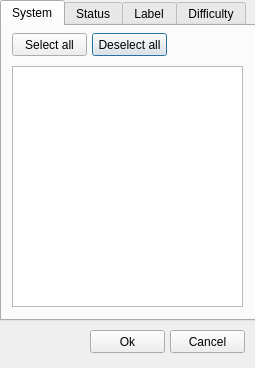
<?xml version="1.0" encoding="UTF-8"?>
<ui version="4.0">
 <class>FilterDialog</class>
 <widget class="QDialog" name="FilterDialog">
  <property name="geometry">
   <rect>
    <x>0</x>
    <y>0</y>
    <width>255</width>
    <height>368</height>
   </rect>
  </property>
  <property name="minimumSize">
   <size>
    <width>255</width>
    <height>368</height>
   </size>
  </property>
  <property name="maximumSize">
   <size>
    <width>255</width>
    <height>368</height>
   </size>
  </property>
  <property name="windowTitle">
   <string>Filter</string>
  </property>
  <property name="windowIcon">
   <iconset resource="../icons/app_icon.qrc">
    <normaloff>:/app_icon/shelf.png</normaloff>:/app_icon/shelf.png</iconset>
  </property>
  <widget class="QTabWidget" name="tabCategory">
   <property name="geometry">
    <rect>
     <x>0</x>
     <y>0</y>
     <width>401</width>
     <height>321</height>
    </rect>
   </property>
   <property name="tabShape">
    <enum>QTabWidget::Rounded</enum>
   </property>
   <property name="currentIndex">
    <number>0</number>
   </property>
   <widget class="QWidget" name="tabSystem">
    <attribute name="title">
     <string>System</string>
    </attribute>
    <widget class="QPushButton" name="pushButtonDeselectAllSystem">
     <property name="geometry">
      <rect>
       <x>90</x>
       <y>7</y>
       <width>75</width>
       <height>23</height>
      </rect>
     </property>
     <property name="text">
      <string>Deselect all</string>
     </property>
    </widget>
    <widget class="QPushButton" name="pushButtonSelectAllSystem">
     <property name="geometry">
      <rect>
       <x>10</x>
       <y>7</y>
       <width>75</width>
       <height>23</height>
      </rect>
     </property>
     <property name="text">
      <string>Select all</string>
     </property>
    </widget>
    <widget class="QListView" name="listSystem">
     <property name="geometry">
      <rect>
       <x>10</x>
       <y>40</y>
       <width>231</width>
       <height>241</height>
      </rect>
     </property>
    </widget>
   </widget>
   <widget class="QWidget" name="tabStatus">
    <attribute name="title">
     <string>Status</string>
    </attribute>
    <widget class="QPushButton" name="pushButtonDeselectAllStatus">
     <property name="geometry">
      <rect>
       <x>90</x>
       <y>7</y>
       <width>75</width>
       <height>23</height>
      </rect>
     </property>
     <property name="text">
      <string>Deselect all</string>
     </property>
    </widget>
    <widget class="QPushButton" name="pushButtonSelectAllStatus">
     <property name="geometry">
      <rect>
       <x>10</x>
       <y>7</y>
       <width>75</width>
       <height>23</height>
      </rect>
     </property>
     <property name="text">
      <string>Select all</string>
     </property>
    </widget>
    <widget class="QListView" name="listStatus">
     <property name="geometry">
      <rect>
       <x>10</x>
       <y>40</y>
       <width>231</width>
       <height>241</height>
      </rect>
     </property>
    </widget>
   </widget>
   <widget class="QWidget" name="tabLabel">
    <attribute name="title">
     <string>Label</string>
    </attribute>
    <widget class="QPushButton" name="pushButtonDeselectAllLabel">
     <property name="geometry">
      <rect>
       <x>90</x>
       <y>7</y>
       <width>75</width>
       <height>23</height>
      </rect>
     </property>
     <property name="text">
      <string>Deselect all</string>
     </property>
    </widget>
    <widget class="QPushButton" name="pushButtonSelectAllLabel">
     <property name="geometry">
      <rect>
       <x>10</x>
       <y>7</y>
       <width>75</width>
       <height>23</height>
      </rect>
     </property>
     <property name="text">
      <string>Select all</string>
     </property>
    </widget>
    <widget class="QListView" name="listLabel">
     <property name="geometry">
      <rect>
       <x>10</x>
       <y>40</y>
       <width>231</width>
       <height>241</height>
      </rect>
     </property>
    </widget>
   </widget>
   <widget class="QWidget" name="tabDifficulty">
    <attribute name="title">
     <string>Difficulty</string>
    </attribute>
    <widget class="QPushButton" name="pushButtonSelectAllDifficulty">
     <property name="geometry">
      <rect>
       <x>10</x>
       <y>7</y>
       <width>75</width>
       <height>23</height>
      </rect>
     </property>
     <property name="text">
      <string>Select all</string>
     </property>
    </widget>
    <widget class="QPushButton" name="pushButtonDeselectAllDifficulty">
     <property name="geometry">
      <rect>
       <x>90</x>
       <y>7</y>
       <width>75</width>
       <height>23</height>
      </rect>
     </property>
     <property name="text">
      <string>Deselect all</string>
     </property>
    </widget>
    <widget class="QListView" name="listDifficulty">
     <property name="geometry">
      <rect>
       <x>10</x>
       <y>40</y>
       <width>231</width>
       <height>241</height>
      </rect>
     </property>
    </widget>
   </widget>
  </widget>
  <widget class="QPushButton" name="pushButtonCancel">
   <property name="geometry">
    <rect>
     <x>170</x>
     <y>330</y>
     <width>75</width>
     <height>23</height>
    </rect>
   </property>
   <property name="text">
    <string>Cancel</string>
   </property>
  </widget>
  <widget class="QPushButton" name="pushButtonOk">
   <property name="geometry">
    <rect>
     <x>90</x>
     <y>330</y>
     <width>75</width>
     <height>23</height>
    </rect>
   </property>
   <property name="text">
    <string>Ok</string>
   </property>
  </widget>
 </widget>
 <resources>
  <include location="../icons/app_icon.qrc"/>
 </resources>
 <connections/>
</ui>
